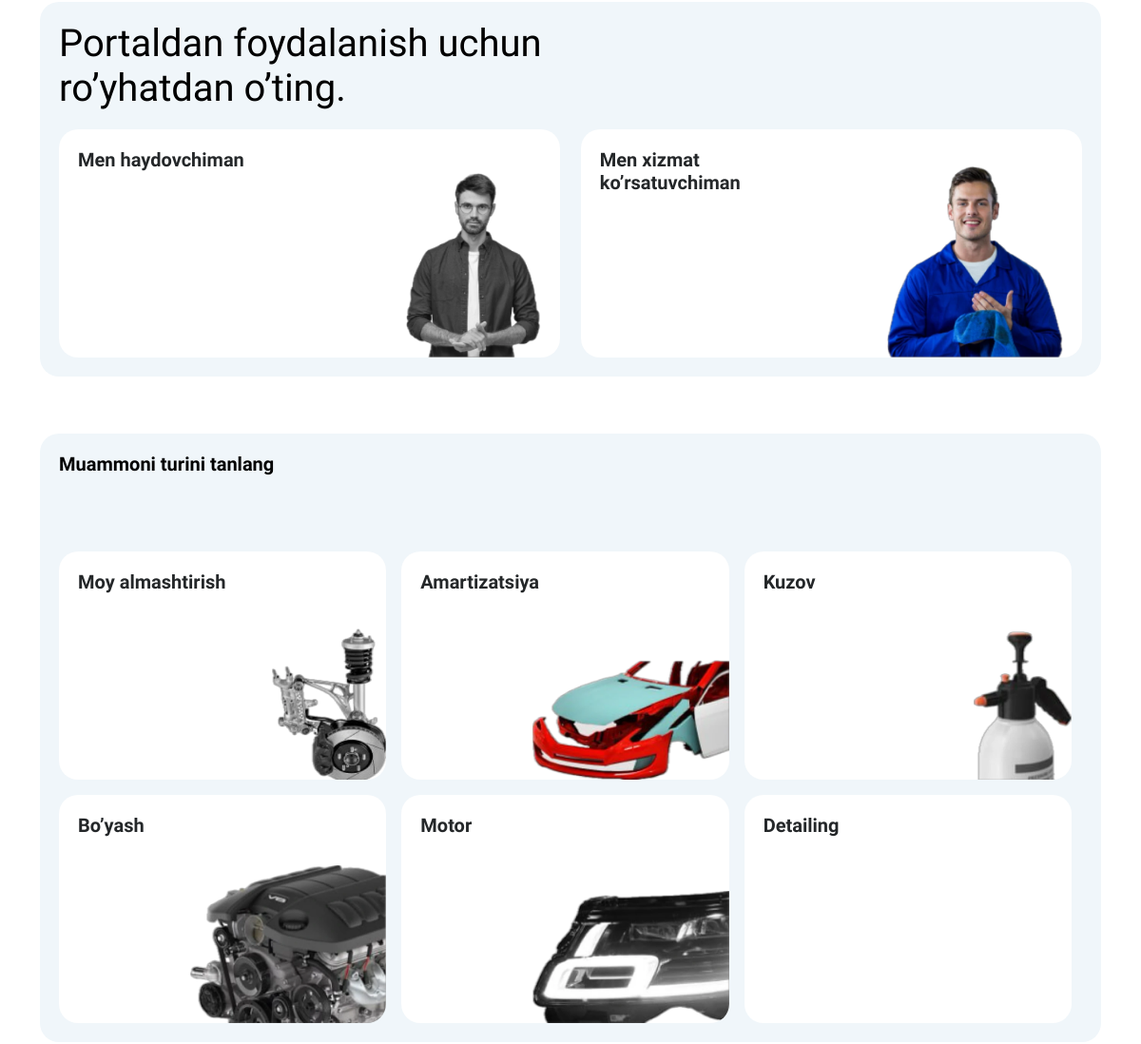
/ (middle part), run on an earlier commit of the app's database.
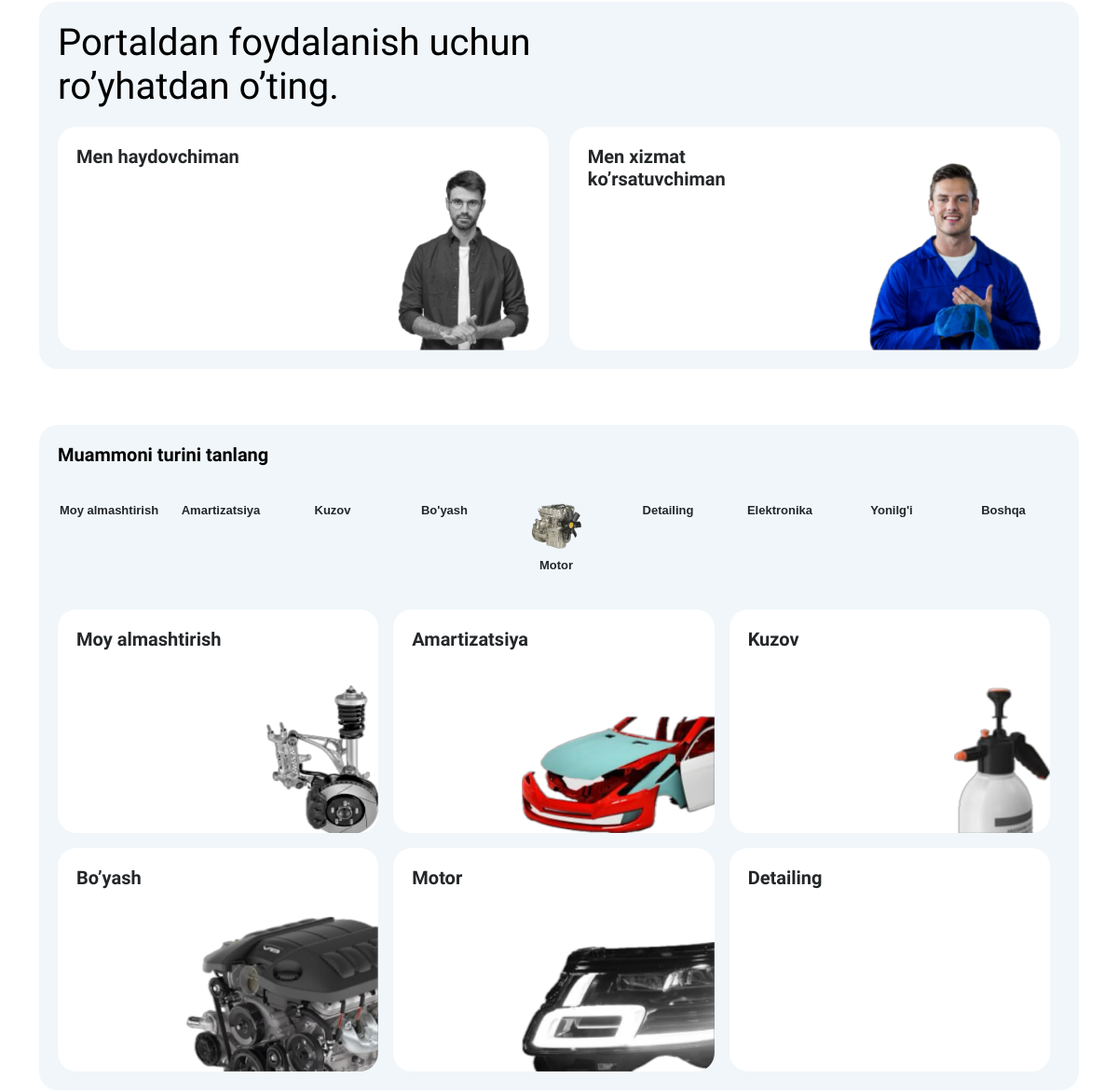
And on a later commit of the database.
### main/models.py (models this page shows, shortened)
class Category(models.Model):
    name = models.CharField(max_length=150)
    image = models.ImageField(upload_to="category/images/", blank=True)

### main/views.py (the view)
# urls.py: path("", views.HomePageView.as_view(), name="home")
class HomePageView(ListView):
    template_name = "index.html"
    model = Category

### templates/index.html (shortened to what this page needs)
{% extends "base.html" %}
{% load static %}
{% block content %}
    <main>
        <section class="register" id="register">
            <div class="container">
                <div class="item">
                    <p>Portaldan foydalanish uchun ro’yhatdan o’ting.</p>
                    <ul class="list">
                        <a href="{% url 'users:register' %}">
                            <li>
                                <p>Men haydovchiman</p>
                            </li>
                        </a>
                        <a href="{% url 'users:master_register' %}">
                            <li>
                                <p>Men xizmat ko’rsatuvchiman</p>
                            </li>
                        </a>
                    </ul>
                </div>
            </div>
        </section>
        <section class="type" id="type">
            <div class="container">
                <div class="item">
                    <p>Muammoni turini tanlang</p>
                    <ul id="list1" class="list1">
                        {% for category in object_list %}
                        <li class="list1__item">
                            <button onclick="toggleClass(this)">
                                {%  if category.image %}
                                    <img src="{{category.image.url}}" width="56" alt="{{category.name}}">
                                {% endif %}
                                <p>{{category.name}}</p>
                            </button>
                        </li>
                        {% endfor %}
                    </ul>
                    <ul class="list2">
                        <a class="a" href="#">
                            <li>
                                <p>Moy almashtirish</p>
                            </li>
                        </a>
                        <a class="a" href="category.html">
                            <li>
                                <p>Amartizatsiya</p>
                            </li>
                        </a>
                        <a class="a" href="category.html">
                            <li>
                                <p>Kuzov</p>
                            </li>
                        </a>
                        <a class="a" href="category.html">
                            <li>
                                <p>Bo’yash</p>
                            </li>
                        </a>
                        <a class="a" href="category.html">
                            <li>
                                <p>Motor</p>
                            </li>
                        </a>
                        <a class="a" href="category.html">
                            <li>
                                <p>Detailing</p>
                            </li>
                        </a>
                    </ul>
                </div>
            </div>
        </section>
    </main>
{% endblock content %}

### templates/base.html (shortened to what this page needs)
{% load static %}
<!DOCTYPE html>
<html lang="en">
<head>
    <link rel="stylesheet" href="{% static 'assets/css/index.css' %}">
    <link rel="stylesheet" href="https://cdnjs.cloudflare.com/ajax/libs/font-awesome/6.0.0-beta3/css/all.min.css"
 />
</head>
<body>
{% block content %}
{% endblock content %}
</body>
</html>

### staticfiles/assets/css/index.css (style rules this page uses)
:root { --white: #fff; --black: #242729; --gray: #8197A8; --dark-gray: #374957; --light-gray: #F0F6FA; --primary: #1E3779; --blue: #B0D9FF; --beige: #E7E2E2; --green: #70FF00; --red: #DD0000; --orange: #FF6432; --turquoise: turquoise; --transition: .5s all ease; --padding: 20px; --radius: 30px; --items-radius: 20px; --title: 56px; --content-title: 40px; --desc: 20px; }
* { margin: 0; padding: 0; outline: none; box-sizing: border-box; user-select: none; }
html { display: flex; justify-content: space-between; flex-direction: column; scroll-behavior: smooth; }
body { display: flex; justify-content: space-between; flex-direction: column; min-height: 100vh; font-family: "Onest", sans-serif; background-color: var(--white); scroll-behavior: smooth; }
button { border: transparent; cursor: pointer; }
a { text-decoration: none !important; }
p { margin: 0 !important; }
ul { padding-left: 0 !important; margin-bottom: 0 !important; }
li { list-style-type: none; }
img { object-fit: cover; user-select: none; pointer-events: none; }
.container { width: 1320px; margin: 0 auto; padding: 0 12px; }
@media (max-width: 1399px) { .container { width: 1140px; } }
.register { padding: 0 0 60px; }
.register .item { background-color: var(--light-gray); padding: var(--padding); border-radius: var(--items-radius); }
.register .item p { font-size: var(--content-title); width: 50%; }
.register .list { margin-top: 20px; display: flex; justify-content: space-between; gap: 20px; }
.register .list a { width: 49%; height: 240px; border-radius: var(--items-radius); padding: var(--padding); font-size: var(--desc); background-color: var(--white); background-repeat: no-repeat; background-position: bottom right 20px; transition: var(--transition); }
.register .list a:nth-child(1) { background-image: url("../img/home/register1.png"); background-size: 27%; }
.register .list a:nth-child(2) { background-image: url("../img/home/register2.png"); background-size: 35%; }
.register .list a li p { color: var(--black); font-size: var(--desc); font-weight: 600; }
.type { padding: 0 0 60px; }
.type .item { background-color: var(--light-gray); padding: var(--padding); border-radius: var(--items-radius); }
.type .item p { font-size: var(--desc); font-weight: 600; }
.type .item .list1 { display: flex; margin-top: 40px; gap: 10px; padding-bottom: 20px; overflow-x: scroll; -webkit-overflow-scrolling: touch; }
.type .item .list1 li button { display: flex; align-items: center; justify-content: center; gap: 10px; flex-direction: column; color: var(--black); background-color: transparent; }
.type .item .list1 li p { width: 110px; text-align: center; font-size: 13px; }
.type .item .list2 { margin-top: 20px; display: flex; gap: 16px; flex-wrap: wrap; position: relative; }
.list1__item button::before { position: absolute; content: ""; height: 2px; width: 0%; bottom: -10px; background-color: var(--black); transition: var(--transition); }
.type .item .list2 .a { width: 32%; height: 240px; color: var(--black); background-color: var(--white); padding: var(--padding); border-radius: var(--items-radius); background-repeat: no-repeat; background-position: bottom right; transition: var(--transition); }
.type .item .list2 .a:nth-child(2) { background-image: url("../img/home/amork.webp"); background-size: 35%; }
.type .item .list2 .a:nth-child(3) { background-image: url("../img/home/kuzov.webp"); background-size: 60%; }
.type .item .list2 .a:nth-child(4) { background-image: url("../img/home/boyash1.webp"); background-size: 30%; }
.type .item .list2 .a:nth-child(5) { background-image: url("../img/home/motor1.webp"); background-size: 60%; }
.type .item .list2 .a:nth-child(6) { background-image: url("../img/home/detaling1.webp"); background-size: 60%; }

What changed in the data, as far as the page shows it:
added Category: name "Moy almashtirish"
added Category: name "Amartizatsiya"
added Category: name "Kuzov"
added Category: name "Bo'yash"
added Category: image (picture), name "Motor"
added Category: name "Detailing"
added Category: name "Elektronika"
added Category: name "Yonilg'i"
added Category: name "Boshqa"
